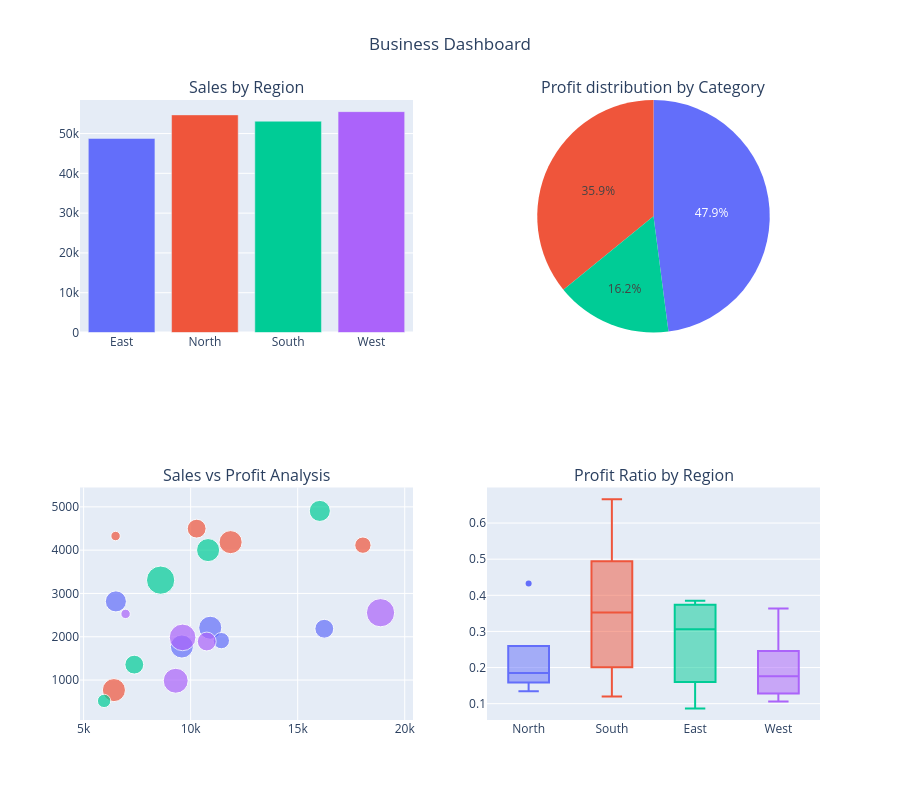

Notebook code for this chart:
### Code cell
import plotly.express as px
from plotly.subplots import make_subplots

# Create individual figures
fig1 = px.bar(region_sales, x="Region", y="Sales", color="Region",
              title="Sales by Region")

fig2 = px.pie(category_profit, names="Category", values="Profit",
              title="Profit distribution by Category")

fig3 = px.scatter(df, x="Sales", y="Profit", color="Region", size="Quantity",
                  title="Sales vs Profit Analysis")

fig4 = px.box(df, x="Region", y="Profit_Ratio", color="Region",
              title="Profit Ratio by Region")

# Create subplot layout (IMPORTANT: specs defined)
fig = make_subplots(
    rows=2, cols=2,
    specs=[
        [{"type": "xy"}, {"type": "domain"}],  # pie here
        [{"type": "xy"}, {"type": "xy"}]
    ],
    subplot_titles=(
        "Sales by Region",
        "Profit distribution by Category",
        "Sales vs Profit Analysis",
        "Profit Ratio by Region"
    )
)

# Add traces
for trace in fig1.data:
    fig.add_trace(trace, row=1, col=1)

for trace in fig2.data:
    fig.add_trace(trace, row=1, col=2)

for trace in fig3.data:
    fig.add_trace(trace, row=2, col=1)

for trace in fig4.data:
    fig.add_trace(trace, row=2, col=2)

# Clean layout
fig.update_layout(
    title="Business Dashboard",
    title_x=0.5,
    height=800,
    showlegend=False
)

fig.show()

### Figure 1 — Plotly figure (JSON) as saved in the notebook; plotly's stock layout.template omitted (floating-point values rounded to 4 significant figures)
{"data": [{"hovertemplate": "Region=%{x}<br>Sales=%{y}<extra></extra>", "legendgroup": "East", "marker": {"color": "#636efa", "pattern": {"shape": ""}}, "name": "East", "orientation": "v", "showlegend": true, "textposition": "auto", "type": "bar", "x": ["East"], "xaxis": "x", "y": [48769], "yaxis": "y"}, {"hovertemplate": "Region=%{x}<br>Sales=%{y}<extra></extra>", "legendgroup": "North", "marker": {"color": "#EF553B", "pattern": {"shape": ""}}, "name": "North", "orientation": "v", "showlegend": true, "textposition": "auto", "type": "bar", "x": ["North"], "xaxis": "x", "y": [54689], "yaxis": "y"}, {"hovertemplate": "Region=%{x}<br>Sales=%{y}<extra></extra>", "legendgroup": "South", "marker": {"color": "#00cc96", "pattern": {"shape": ""}}, "name": "South", "orientation": "v", "showlegend": true, "textposition": "auto", "type": "bar", "x": ["South"], "xaxis": "x", "y": [53100], "yaxis": "y"}, {"hovertemplate": "Region=%{x}<br>Sales=%{y}<extra></extra>", "legendgroup": "West", "marker": {"color": "#ab63fa", "pattern": {"shape": ""}}, "name": "West", "orientation": "v", "showlegend": true, "textposition": "auto", "type": "bar", "x": ["West"], "xaxis": "x", "y": [55509], "yaxis": "y"}, {"domain": {"x": [0.55, 1], "y": [0.625, 1]}, "hovertemplate": "Category=%{label}<br>Profit=%{value}<extra></extra>", "labels": ["Clothing", "Electronics", "Furniture"], "legendgroup": "", "name": "", "showlegend": true, "type": "pie", "values": [18951, 25323, 8540]}, {"hovertemplate": "Region=North<br>Sales=%{x}<br>Profit=%{y}<br>Quantity=%{marker.size}<extra></extra>", "legendgroup": "North", "marker": {"color": "#636efa", "size": [6, 6, 4, 3, 5], "sizemode": "area", "sizeref": 0.0225, "symbol": "circle"}, "mode": "markers", "name": "North", "orientation": "v", "showlegend": true, "type": "scatter", "x": [10916, 9590, 16243, 11433, 6507], "xaxis": "x2", "y": [2208, 1775, 2185, 1910, 2816], "yaxis": "y2"}, {"hovertemplate": "Region=South<br>Sales=%{x}<br>Profit=%{y}<br>Quantity=%{marker.size}<extra></extra>", "legendgroup": "South", "marker": {"color": "#EF553B", "size": [4, 6, 3, 1, 6], "sizemode": "area", "sizeref": 0.0225, "symbol": "circle"}, "mode": "markers", "name": "South", "orientation": "v", "showlegend": true, "type": "scatter", "x": [10280, 11866, 18046, 6493, 6415], "xaxis": "x2", "y": [4496, 4185, 4115, 4326, 768], "yaxis": "y2"}, {"hovertemplate": "Region=East<br>Sales=%{x}<br>Profit=%{y}<br>Quantity=%{marker.size}<extra></extra>", "legendgroup": "East", "marker": {"color": "#00cc96", "size": [9, 4, 6, 2, 5], "sizemode": "area", "sizeref": 0.0225, "symbol": "circle"}, "mode": "markers", "name": "East", "orientation": "v", "showlegend": true, "type": "scatter", "x": [8597, 7367, 10815, 5957, 16033], "xaxis": "x2", "y": [3307, 1356, 4001, 518, 4906], "yaxis": "y2"}, {"hovertemplate": "Region=West<br>Sales=%{x}<br>Profit=%{y}<br>Quantity=%{marker.size}<extra></extra>", "legendgroup": "West", "marker": {"color": "#ab63fa", "size": [7, 9, 8, 1, 4], "sizemode": "area", "sizeref": 0.0225, "symbol": "circle"}, "mode": "markers", "name": "West", "orientation": "v", "showlegend": true, "type": "scatter", "x": [9302, 18870, 9624, 6960, 10753], "xaxis": "x2", "y": [984, 2555, 1985, 2528, 1890], "yaxis": "y2"}, {"alignmentgroup": "True", "hovertemplate": "Region=%{x}<br>Profit_Ratio=%{y}<extra></extra>", "legendgroup": "North", "marker": {"color": "#636efa"}, "name": "North", "notched": false, "offsetgroup": "North", "orientation": "v", "showlegend": true, "type": "box", "x": ["North", "North", "North", "North", "North"], "x0": " ", "xaxis": "x3", "y": [0.2023, 0.1851, 0.1345, 0.1671, 0.4328], "y0": " ", "yaxis": "y3"}, {"alignmentgroup": "True", "hovertemplate": "Region=%{x}<br>Profit_Ratio=%{y}<extra></extra>", "legendgroup": "South", "marker": {"color": "#EF553B"}, "name": "South", "notched": false, "offsetgroup": "South", "orientation": "v", "showlegend": true, "type": "box", "x": ["South", "South", "South", "South", "South"], "x0": " ", "xaxis": "x3", "y": [0.4374, 0.3527, 0.228, 0.6663, 0.1197], "y0": " ", "yaxis": "y3"}, {"alignmentgroup": "True", "hovertemplate": "Region=%{x}<br>Profit_Ratio=%{y}<extra></extra>", "legendgroup": "East", "marker": {"color": "#00cc96"}, "name": "East", "notched": false, "offsetgroup": "East", "orientation": "v", "showlegend": true, "type": "box", "x": ["East", "East", "East", "East", "East"], "x0": " ", "xaxis": "x3", "y": [0.3847, 0.1841, 0.3699, 0.08696, 0.306], "y0": " ", "yaxis": "y3"}, {"alignmentgroup": "True", "hovertemplate": "Region=%{x}<br>Profit_Ratio=%{y}<extra></extra>", "legendgroup": "West", "marker": {"color": "#ab63fa"}, "name": "West", "notched": false, "offsetgroup": "West", "orientation": "v", "showlegend": true, "type": "box", "x": ["West", "West", "West", "West", "West"], "x0": " ", "xaxis": "x3", "y": [0.1058, 0.1354, 0.2063, 0.3632, 0.1758], "y0": " ", "yaxis": "y3"}], "layout": {"annotations": [{"font": {"size": 16}, "showarrow": false, "text": "Sales by Region", "x": 0.225, "xanchor": "center", "xref": "paper", "y": 1, "yanchor": "bottom", "yref": "paper"}, {"font": {"size": 16}, "showarrow": false, "text": "Profit distribution by Category", "x": 0.775, "xanchor": "center", "xref": "paper", "y": 1, "yanchor": "bottom", "yref": "paper"}, {"font": {"size": 16}, "showarrow": false, "text": "Sales vs Profit Analysis", "x": 0.225, "xanchor": "center", "xref": "paper", "y": 0.375, "yanchor": "bottom", "yref": "paper"}, {"font": {"size": 16}, "showarrow": false, "text": "Profit Ratio by Region", "x": 0.775, "xanchor": "center", "xref": "paper", "y": 0.375, "yanchor": "bottom", "yref": "paper"}], "height": 800, "showlegend": false, "title": {"text": "Business Dashboard", "x": 0.5}, "xaxis": {"anchor": "y", "domain": [0, 0.45]}, "xaxis2": {"anchor": "y2", "domain": [0, 0.45]}, "xaxis3": {"anchor": "y3", "domain": [0.55, 1]}, "yaxis": {"anchor": "x", "domain": [0.625, 1]}, "yaxis2": {"anchor": "x2", "domain": [0, 0.375]}, "yaxis3": {"anchor": "x3", "domain": [0, 0.375]}}}
